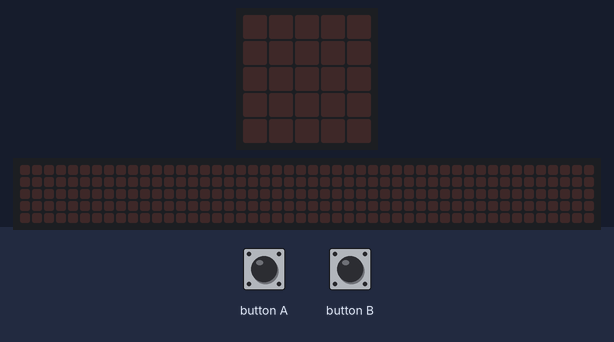
Recording of a program running on a simulated BBC micro:bit (MakeCode). Parts: the board's 5×5 LED display, a strip that is not on the board, showing the scrolling text unrolled. The inputs (shaded band) are chosen by the test bench. The 48×5 strip is a reading aid, not a part: it shows the text the display is scrolling, unrolled, one strip-width of it at a time.

Above: at 1.2 s.
1.3 s: button B pressed for 0.15 s
At 3.92 s:
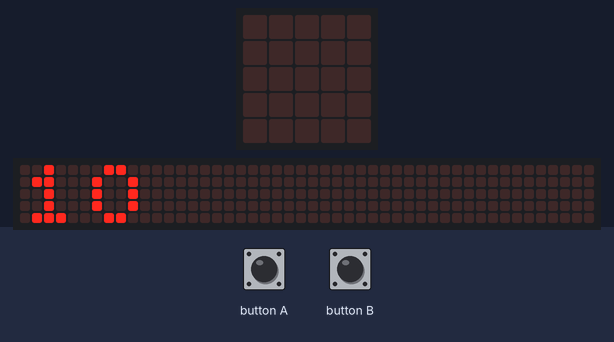
4.3 s: button A pressed for 0.15 s
At 4.67 s:
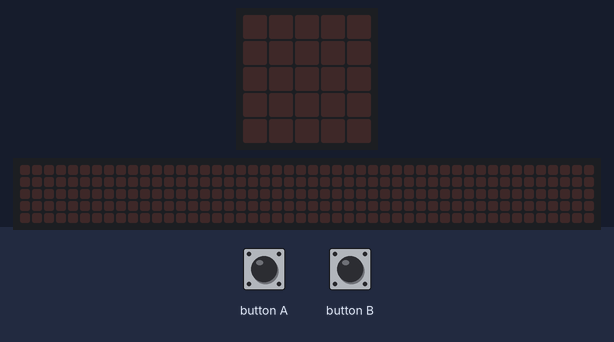
7.3 s: button B pressed for 0.15 s
At 12.02 s:
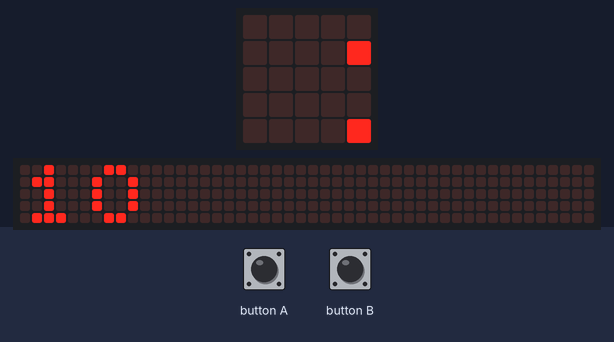
Timing chart, 0 to 13.5 s (numbered marks = the images above; inputs shaded):
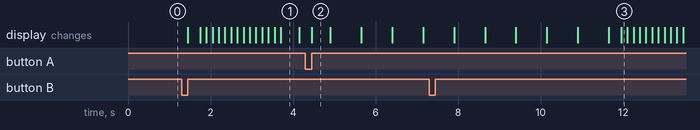

The program:

main.ts
```typescript
let numero = 0
let índice = 0
input.onButtonPressed(Button.A, function () {
    numero = 0
    basic.clearScreen()
    for (let numero = 0; numero <= 10; numero++) {
        basic.showNumber(numero)
    }
    basic.clearScreen()
})
input.onButtonPressed(Button.B, function () {
    numero = 0
    índice = 10
    basic.clearScreen()
    for (let numero = 0; numero <= 10; numero++) {
        basic.showNumber(índice)
        índice += -1
    }
    basic.clearScreen()
})
```

test.ts
```typescript
// testes vão aqui; isto não será compilado quando este pacote for usado como uma extensão.
```

Measured:
- after the input at 1.3 s, the display: changes after 0.15 s (image 1)
- after the input at 4.3 s, the display: changes after 0.15 s (image 2)
- after the input at 7.3 s, the display: first differs from a run without the input after 4.4 s (image 3 shows a later state)
- what the display in image 1 shows lasts 0.5 s, from 3.7 s to 4.2 s
